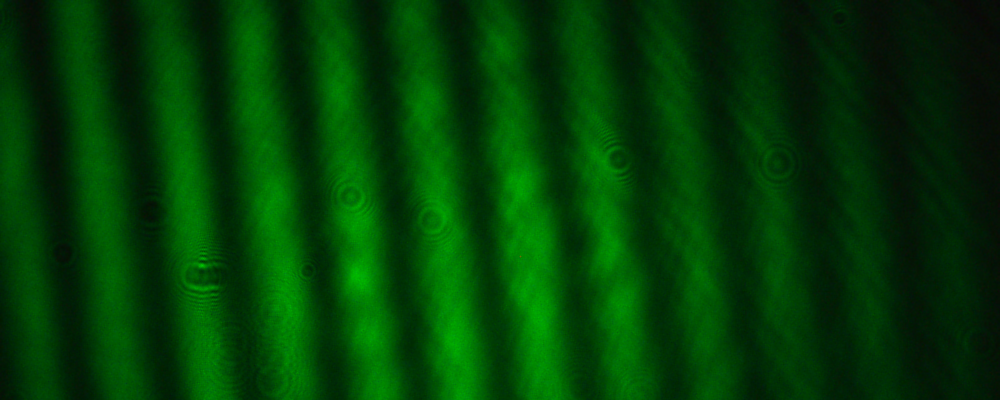
#> input picture 1tick_3/1tick_3/image_0001.png, 1000 x 400 px; its folder holds only this picture in this run
$ jupyter execute --allow-errors cnt1.ipynb
#> lines starting #> are read from the running program, lines starting #| are printed output that depends on the picture
[cell 1]
import cv2
import numpy as np
import glob
from scipy.signal import find_peaks
import os

# --- 1. ตั้งค่าตัวแปร ---
# !!! สำคัญ: แก้ไข path นี้ให้ตรงกับที่อยู่ไฟล์ของคุณ !!!
# (ใช้ / หรือ \\ สองตัวสำหรับ Windows)
image_path = r"C:\Users\Pannawit\Documents\GitHub\NARIT_Project\1tick_3\1tick_3"
file_pattern = os.path.join(image_path, "image_*.png")

# --- 2. โหลดและเรียงลำดับไฟล์ภาพ ---
# ใช้ glob เพื่อหาไฟล์ทั้งหมดที่ตรงแพทเทิร์น
file_list = glob.glob(file_pattern)

# ตรวจสอบว่าเจอไฟล์หรือไม่
if not file_list:
    print(f"ไม่พบไฟล์ภาพใน: {image_path}")
    print("กรุณาตรวจสอบ path และชื่อไฟล์ (ต้องเป็น .png)")
else:
    # เรียงลำดับไฟล์ตามชื่อ (image_0000, image_0001, ...)
    file_list.sort()

    print(f"พบไฟล์ทั้งหมด {len(file_list)} ไฟล์. กำลังเริ่มประมวลผล...")

    # โหลดภาพทั้งหมดมาเก็บใน list (แบบ grayscale)
    all_images = [cv2.imread(f, cv2.IMREAD_GRAYSCALE) for f in file_list]
#> all_images = 1 item

    # --- 3. หาเส้นอ้างอิง (Reference Lines) จากภาพแรก ---

    first_image = all_images[0]
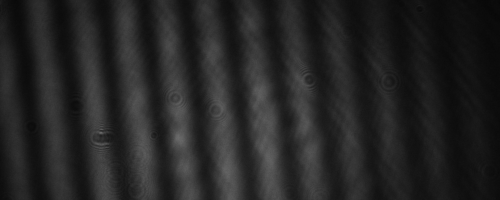
#> first_image: shape (400, 1000) (shown at 1/2 size); min 7, max 117, mean 36.7
    # เลือกแถวแนวนอนตรงกลางภาพเพื่อวิเคราะห์
    mid_y = first_image.shape[0] // 2
    profile0 = first_image[mid_y, :].astype(float) # โปรไฟล์ความสว่าง
#> profile0 = 1000 values, max 96 at index 517, min 11 at index 988, mean 39.66

    # หา "แถบมืด" (local minima)
    # เราจะหา "ยอด" (peaks) ของสัญญาณที่กลับด้าน (-profile0)
    # distance=20 คือการบอกว่ายอดแต่ละอันต้องห่างกันอย่างน้อย 20 pixels
    minima_indices, _ = find_peaks(-profile0, distance=20)
#> minima_indices = 37 values from 7 to 993

    if len(minima_indices) < 2:
        print("เกิดข้อผิดพลาด: ไม่สามารถหาแถบมืดในภาพแรกได้")
        print("อาจจะต้องปรับค่า 'distance' ใน find_peaks")
    else:
        # "แถบดำอันแรกทางขวามือ" คืออันสุดท้ายใน list ที่เราหาเจอ
        ref_A_x = minima_indices[-1]
#> ref_A_x = 993

        # คำนวณความกว้างเฉลี่ยของแถบ (fringe spacing)
        spacing = np.mean(np.diff(minima_indices))
#> spacing = 27.39

        # หาตำแหน่งเซ็นเซอร์ตัวที่สอง (B) โดยขยับไป 1/4 ของความกว้างแถบ
        # นี่คือหัวใจของ Quadrature Detection
        quadrature_offset = int(np.round(spacing / 4))
#> quadrature_offset = 7
        ref_B_x = ref_A_x - quadrature_offset # ขยับไปทางซ้าย
#> ref_B_x = 986

        print(f"ตั้งค่าเส้นอ้างอิงที่แกน Y = {mid_y}")
#| ตั้งค่าเส้นอ้างอิงที่แกน Y = 200
        print(f"เซ็นเซอร์ A (อ้างอิง) ที่ X = {ref_A_x}")
#| เซ็นเซอร์ A (อ้างอิง) ที่ X = 993
        print(f"เซ็นเซอร์ B (ทิศทาง) ที่ X = {ref_B_x}")
#| เซ็นเซอร์ B (ทิศทาง) ที่ X = 986

        # --- 4. วนลูปนับแถบ (Quadrature Counting) ---

        # ตารางสถานะ (A, B) -> ค่า Quadrature
        # (0=มืด, 1=สว่าง)
        lookup_table = {
            (0, 0): 0,  # มืด, มืด
            (0, 1): 1,  # มืด, สว่าง
            (1, 1): 2,  # สว่าง, สว่าง
            (1, 0): 3   # สว่าง, มืด
        }

        total_quadrature_steps = 0
        prev_state = None

        for img in all_images:
            # ดึงโปรไฟล์ความสว่างจากแถวกลาง
            profile = img[mid_y, :].astype(float)

            # หาค่า threshold (กึ่งกลางระหว่างมืดสุดกับสว่างสุด) ของภาพนี้
            threshold = (np.min(profile) + np.max(profile)) / 2.0

            # เช็คสถานะ "มืด" (0) หรือ "สว่าง" (1) ที่จุด A และ B
            state_A = 1 if profile[ref_A_x] > threshold else 0
            state_B = 1 if profile[ref_B_x] > threshold else 0

            current_state = (state_A, state_B)

            # ถ้าเป็นเฟรมแรก ให้ตั้งค่าเริ่มต้น
            if prev_state is None:
                prev_state = current_state
                continue

            # ถ้าสถานะไม่เปลี่ยน ก็ข้ามไปเฟรมถัดไป
            if current_state == prev_state:
                continue

            # แปลงสถานะ (A, B) เป็นค่า 0, 1, 2, 3
            last_q_val = lookup_table[prev_state]
            current_q_val = lookup_table[current_state]

            # คำนวณการเปลี่ยนแปลง
            diff = current_q_val - last_q_val

            # จัดการการ "วนลูป" (เช่น จาก 3 ไป 0 หรือ 0 ไป 3)
            if diff == 3:  # หมุนย้อนกลับ (เช่น 3 -> 0)
                diff = -1
            elif diff == -3: # หมุนไปข้างหน้า (เช่น 0 -> 3)
                diff = 1
            elif abs(diff) > 1: # ถ้าข้ามขั้น (เช่น 0 -> 2) แสดงว่ามี noise, ให้ข้ามไป
                diff = 0

            # สะสมการเคลื่อนที่
            total_quadrature_steps += diff

            # อัปเดตสถานะก่อนหน้า
            prev_state = current_state
#> this loop made 1 pass
#> (threshold, state_A, state_B) on pass 1: (53.5, 0, 0)
#> after the loop, total_quadrature_steps = 0

        # --- 5. แสดงผลลัพธ์ ---
        # 1 แถบ = 4 ขั้นตอน quadrature (0->1->2->3->0)
        net_fringe_count = total_quadrature_steps / 4.0
#> net_fringe_count = 0

        print("\n--- ผลลัพธ์ ---")
        print(f"จำนวน Quadrature Steps สุทธิ: {total_quadrature_steps}")
#| จำนวน Quadrature Steps สุทธิ: 0
        print(f"จำนวนแถบมืด (สุทธิ) ที่นับได้: {net_fringe_count}")
#| จำนวนแถบมืด (สุทธิ) ที่นับได้: 0.0

[cell 2]
import cv2
import numpy as np
import glob
from scipy.signal import find_peaks, hilbert
import os
import matplotlib.pyplot as plt # เพิ่มมาเพื่อ visualize

# --- 1. ตั้งค่าตัวแปร ---
# !!! สำคัญ: แก้ไข path นี้ให้ตรงกับที่อยู่ไฟล์ของคุณ !!!
# (ใช้ / หรือ \\ สองตัวสำหรับ Windows)
image_path = r"C:\Users\Pannawit\Documents\GitHub\NARIT_Project\1tick_3\1tick_3"
file_pattern = os.path.join(image_path, "image_*.png")

# --- 2. โหลดและเรียงลำดับไฟล์ภาพ ---
file_list = glob.glob(file_pattern)

if not file_list:
    print(f"ไม่พบไฟล์ภาพใน: {image_path}")
    print("กรุณาตรวจสอบ path และชื่อไฟล์ (ต้องเป็น .png)")
    exit() # ออกจากโปรแกรมถ้าไม่เจอไฟล์

file_list.sort()
print(f"พบไฟล์ทั้งหมด {len(file_list)} ไฟล์. กำลังเริ่มประมวลผล...")

# โหลดภาพทั้งหมดมาเก็บใน list (แบบ grayscale)
all_images = [cv2.imread(f, cv2.IMREAD_GRAYSCALE) for f in file_list]

# --- 3. ตั้งค่าจุดอ้างอิงสำหรับโปรไฟล์ ---
mid_y = all_images[0].shape[0] // 2 # ใช้แถวแนวนอนตรงกลาง

# --- 4. การประมวลผลเฟส (Phase Unwrapping) ---
# เราจะเก็บค่าเฟสของแต่ละภาพ
phase_values = []
prev_phase = 0 # สำหรับการ unwrap phase

# เพิ่มส่วนสำหรับ visualize
# plt.figure(figsize=(12, 6))
# plt.title("Intensity Profile and Detected Peaks (First Image)")

for i, img in enumerate(all_images):
    profile = img[mid_y, :].astype(float)

    # ทำให้โปรไฟล์เป็น "AC coupled" คือเอาค่าเฉลี่ยออก
    profile_dc_removed = profile - np.mean(profile)

    # ใช้ Hilbert Transform เพื่อหา Analytic Signal
    # จาก Analytic Signal เราสามารถหา Amplitude และ Phase ได้
    analytic_signal = hilbert(profile_dc_removed)
    instantaneous_phase = np.arctan2(np.imag(analytic_signal), np.real(analytic_signal))

    # เราสนใจเฟสที่ตำแหน่ง "กลาง" หรือ "แถบมืดแรกทางขวา" ของภาพ
    # เพื่อให้ง่าย เราจะใช้ตำแหน่ง X ที่มีค่าความสว่างน้อยที่สุด (แถบมืด) จากภาพแรกเป็นจุดอ้างอิง

    # ในการทำ Phase Detection เราไม่จำเป็นต้องมี ref_A_x และ ref_B_x แบบ binary อีกต่อไป
    # เราจะเลือกจุด X จุดเดียวบนโปรไฟล์ที่ต้องการติดตามเฟส

    # เราจะหาตำแหน่งแถบมืดแรกทางขวาจากภาพแรก
    if i == 0:
        # หา "แถบมืด" (local minima)
        # เราจะหา "ยอด" (peaks) ของสัญญาณที่กลับด้าน (-profile)
        minima_indices, _ = find_peaks(-profile, distance=20) # ต้องปรับ distance ให้เหมาะสม

        if len(minima_indices) == 0:
            print("เกิดข้อผิดพลาด: ไม่สามารถหาแถบมืดในภาพแรกได้")
            print("อาจจะต้องปรับค่า 'distance' ใน find_peaks")
            exit()

        # เลือกตำแหน่งแถบมืดสุดท้ายทางขวามือเป็นจุดอ้างอิง (ref_x)
        ref_x = minima_indices[-1]
        print(f"ตั้งค่าเส้นอ้างอิงสำหรับติดตามเฟสที่แกน Y = {mid_y}, X = {ref_x}")

        # [8 lines of commented-out code are left out]
    current_phase = instantaneous_phase[ref_x]

    # Phase Unwrapping: แก้ปัญหาการกระโดดจาก pi เป็น -pi
    # ถ้าค่าเฟสกระโดดเกิน threshold (เช่น pi -> -pi) ให้ปรับแก้
    diff_phase = current_phase - prev_phase
    if diff_phase > np.pi:
        current_phase -= 2 * np.pi
    elif diff_phase < -np.pi:
        current_phase += 2 * np.pi

    phase_values.append(current_phase)
    prev_phase = current_phase
#> this loop made 1 pass
#> (ref_x, current_phase, diff_phase, prev_phase) on pass 1: (993, -2.46, -2.46, -2.46)
#> (printed output is left out)
#> after the loop, phase_values = [-2.46]

# --- 5. คำนวณการเคลื่อนที่ของแถบ ---

# แปลง phase_values ให้เป็น numpy array
phase_values = np.array(phase_values)

# Shift the first phase value to be 0 for easier interpretation
# (อันนี้เป็นการ normalize ให้กราฟเริ่มต้นที่ 0 เพื่อให้ดูง่ายขึ้น)
phase_values -= phase_values[0]
#> phase_values = [0]

# Phase change per fringe is 2*pi radians
# จำนวนแถบที่เคลื่อนที่ = (การเปลี่ยนแปลงเฟสทั้งหมด) / (2 * pi)
total_phase_change = phase_values[-1] - phase_values[0]
#> total_phase_change = 0
net_fringe_count = total_phase_change / (2 * np.pi)

print("\n--- ผลลัพธ์ ---")
print(f"การเปลี่ยนแปลงเฟสสุทธิ (เรเดียน): {total_phase_change:.2f}")
#| การเปลี่ยนแปลงเฟสสุทธิ (เรเดียน): 0.00
print(f"จำนวนแถบมืด (สุทธิ) ที่นับได้: {net_fringe_count:.2f}")
#| จำนวนแถบมืด (สุทธิ) ที่นับได้: 0.00

# [9 lines of commented-out code are left out]

[cell 3]
import cv2
import numpy as np
import glob
from scipy.signal import find_peaks
import os
import sys # ใช้สำหรับ exit

# --- 1. ตั้งค่าตัวแปร ---
image_path = r"C:\Users\Pannawit\Documents\GitHub\NARIT_Project\1tick_3\1tick_3"
file_pattern = os.path.join(image_path, "image_*.png")
PEAK_DISTANCE_THRESHOLD = 20 # ระยะห่างขั้นต่ำระหว่างแถบ (pixels)

# --- 2. โหลดและเรียงลำดับไฟล์ภาพ ---
file_list = glob.glob(file_pattern)

if not file_list:
    print(f"ไม่พบไฟล์ภาพใน: {image_path}")
    sys.exit("กรุณาตรวจสอบ path และชื่อไฟล์")

file_list.sort()
print(f"พบไฟล์ทั้งหมด {len(file_list)} ไฟล์. กำลังเริ่มประมวลผล...")

all_images = [cv2.imread(f, cv2.IMREAD_GRAYSCALE) for f in file_list]

# --- 3. วิเคราะห์ภาพแรก (Frame 0) ---
first_image = all_images[0]
mid_y = first_image.shape[0] // 2
profile0 = first_image[mid_y, :].astype(float)

# หา "แถบมืด" (minima)
minima_indices, _ = find_peaks(-profile0, distance=PEAK_DISTANCE_THRESHOLD)

if len(minima_indices) < 2:
    print(f"เกิดข้อผิดพลาด: พบแถบมืดน้อยกว่า 2 แถบในภาพแรก (ที่ y={mid_y})")
    print("อาจจะต้องปรับค่า PEAK_DISTANCE_THRESHOLD")
    sys.exit()

# คำนวณความกว้างเฉลี่ยของแถบ (avg spacing)
avg_spacing = np.mean(np.diff(minima_indices))
#> avg_spacing = 27.39
if avg_spacing <= 0:
    print("เกิดข้อผิดพลาด: ไม่สามารถคำนวณความกว้างแถบได้")
    sys.exit()

# "แถบดำอันแรกทางขวามือ" คืออันสุดท้ายใน list
start_pos_x = minima_indices[-1]
#> start_pos_x = 993
current_target_x = start_pos_x
#> current_target_x = 993

print(f"ตั้งค่าแถววิเคราะห์ที่ Y = {mid_y}")
#| ตั้งค่าแถววิเคราะห์ที่ Y = 200
print(f"แถบอ้างอิงเริ่มต้นที่ X = {current_target_x}")
#| แถบอ้างอิงเริ่มต้นที่ X = 993
print(f"คำนวณความกว้างเฉลี่ยของแถบได้ = {avg_spacing:.2f} pixels")
#| คำนวณความกว้างเฉลี่ยของแถบได้ = 27.39 pixels

# --- 4. วนลูปติดตามแถบ (Fringe Tracking) ---
tracked_positions = [current_target_x] # เก็บตำแหน่ง X ของแถบในแต่ละเฟรม
#> tracked_positions = [993]

# วนลูปตั้งแต่ภาพที่ 1 เป็นต้นไป (ภาพที่ 0 เราใช้ตั้งค่าแล้ว)
for i, img in enumerate(all_images[1:]):
    frame_number = i + 1
    profile = img[mid_y, :].astype(float)

    # หาแถบมืดทั้งหมดในเฟรมปัจจุบัน
    new_minima, _ = find_peaks(-profile, distance=PEAK_DISTANCE_THRESHOLD)

    if len(new_minima) == 0:
        print(f"คำเตือน: ไม่พบแถบมืดในเฟรมที่ {frame_number}! ใช้ตำแหน่งเดิม ({current_target_x})")
        tracked_positions.append(current_target_x)
        continue

    # หาว่าแถบมืดอันไหน "ใกล้" ตำแหน่ง target เดิมของเรามากที่สุด
    distances = np.abs(new_minima - current_target_x)
    closest_index = np.argmin(distances)

    # อัปเดตตำแหน่ง target ใหม่
    current_target_x = new_minima[closest_index]
    tracked_positions.append(current_target_x)
#> this loop made 0 passes

# --- 5. สรุปผลลัพธ์ ---
end_pos_x = tracked_positions[-1]
#> end_pos_x = 993

# ระยะทางที่เคลื่อนที่ไปทั้งหมด (หน่วย pixels)
# ถ้าขวาไปซ้าย (เช่น 992 -> 850) ค่านี้จะเป็นบวก
total_displacement_pixels = start_pos_x - end_pos_x
#> total_displacement_pixels = 0

# จำนวนแถบ = ระยะทาง (pixels) / ความกว้างแถบ (pixels/fringe)
net_fringe_count = total_displacement_pixels / avg_spacing

print("\n--- ผลลัพธ์ (Fringe Tracking) ---")
print(f"ตำแหน่งเริ่มต้นของแถบ: {start_pos_x} (ที่ Frame 0)")
#| ตำแหน่งเริ่มต้นของแถบ: 993 (ที่ Frame 0)
print(f"ตำแหน่งสิ้นสุดของแถบ: {end_pos_x} (ที่ Frame {len(all_images)-1})")
#| ตำแหน่งสิ้นสุดของแถบ: 993 (ที่ Frame 0)
print(f"ระยะเคลื่อนที่สุทธิ: {total_displacement_pixels:.2f} pixels")
#| ระยะเคลื่อนที่สุทธิ: 0.00 pixels
print(f"ความกว้างแถบเฉลี่ย: {avg_spacing:.2f} pixels/fringe")
#| ความกว้างแถบเฉลี่ย: 27.39 pixels/fringe
print("---")
print(f"จำนวนแถบมืด (สุทธิ) ที่นับได้: {net_fringe_count:.2f}")
#| จำนวนแถบมืด (สุทธิ) ที่นับได้: 0.00

[cell 4]
import cv2
import numpy as np
import glob
from scipy.signal import find_peaks
import os
import sys

# --- 1. ตั้งค่า ---
image_path = r"C:\Users\Pannawit\Documents\GitHub\NARIT_Project\1tick_3\1tick_3"
first_image_file = os.path.join(image_path, "image_0000.png")
PEAK_DISTANCE_THRESHOLD = 20 # ระยะห่างขั้นต่ำระหว่างแถบ (pixels)

# --- 2. โหลดภาพแรกภาพเดียว ---
if not os.path.exists(first_image_file):
    print(f"ไม่พบไฟล์ภาพ: {first_image_file}")
    sys.exit()

first_image = cv2.imread(first_image_file, cv2.IMREAD_GRAYSCALE)
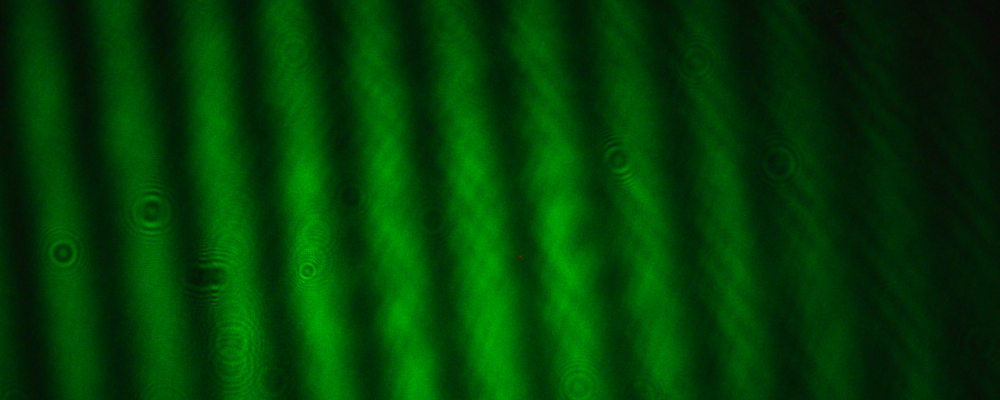
#> input picture 1tick_1/1tick_1/image_0000.png, 1000 x 400 px, found by its file name
print(f"กำลังวิเคราะห์ไฟล์: {first_image_file}")

# --- 3. วิเคราะห์หาแถบมืด ---
mid_y = first_image.shape[0] // 2
profile = first_image[mid_y, :].astype(float)
#> profile = 1000 values, max 85 at index 301, min 13 at index 941, mean 39.57
#> (the rest of the program and of its run is left out)
